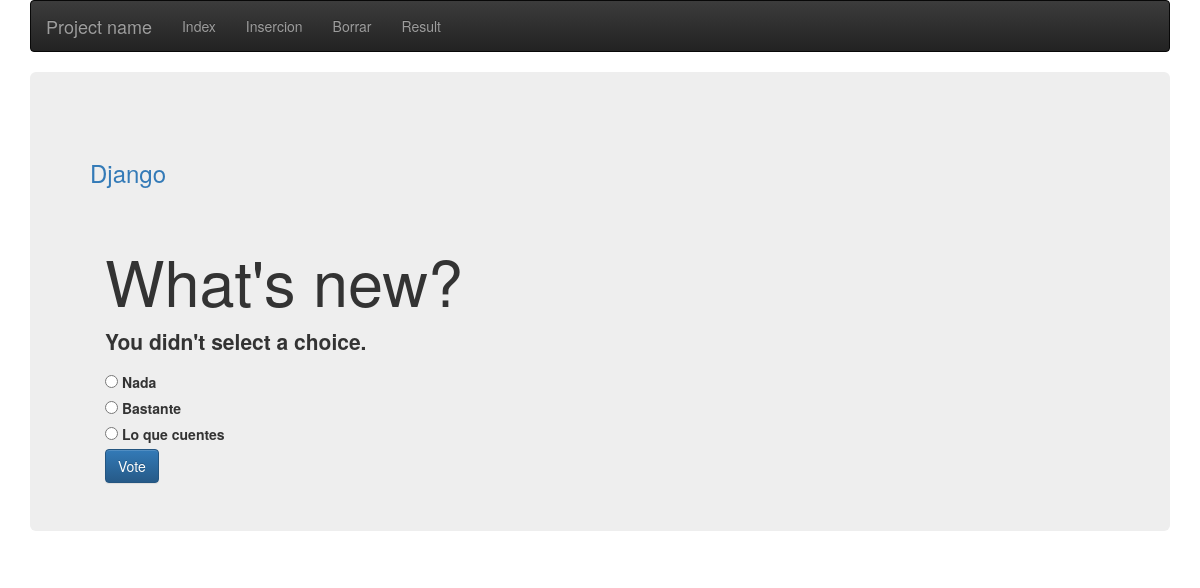
/polls/2/vote/, run on the app's committed database.
### polls/models.py (models this page shows, shortened)
class Question(models.Model):
    question_text = models.CharField(max_length=200)
    pub_date = models.DateTimeField('date published')
    def was_published_recently(self):
        now = timezone.now()
        return now - datetime.timedelta(days=1) <= self.pub_date <= now
    was_published_recently.admin_order_field = 'pub_date'
    was_published_recently.boolean = True
    was_published_recently.short_description = 'Published recently?'

class Choice(models.Model):
    question = models.ForeignKey(Question, on_delete=models.CASCADE)
    choice_text = models.CharField(max_length=200)
    votes = models.IntegerField(default=0)

### polls/views.py (the view)
# urls.py: url(r'^(?P<question_id>[0-9]+)/vote/$', views.vote, name='vote'),
def vote(request, question_id):
    question = get_object_or_404(Question, pk=question_id)
    try:
        selected_choice = question.choice_set.get(pk=request.POST['choice'])
    except (KeyError, Choice.DoesNotExist):
        return render(request, 'polls/detail.html', {
            'question': question,
            'error_message': "You didn't select a choice.",
        })
    else:
        selected_choice.votes += 1
        selected_choice.save()
        return HttpResponseRedirect(reverse('polls:results', args=(question.id,)))

### polls/templates/polls/detail.html (shortened to what this page needs)
{% extends 'admin/base.html' %}
{% block content %}
	<h1>{{ question.question_text }}</h1>
	{% if error_message %}<p><strong>{{ error_message }}</strong></p>{% endif %}
	<form action="{% url 'polls:vote' question.id %}" method="post">
		{% for choice in question.choice_set.all %}
		    <input type="radio" name="choice" id="choice{{ forloop.counter }}" value="{{ choice.id }}" />
		    <label for="choice{{ forloop.counter }}">{{ choice.choice_text }}</label><br />
		{% endfor %}
		<button type="submit" class="btn btn-primary">Vote</button>
	</form>
{% endblock content %}

### data on the page
Question: question_text "What's new?"
Choice: choice_text "Nada"
Choice: choice_text "Bastante"
Choice: choice_text "Lo que cuentes"

### other printed values
{{ error_message }} "You didn't select a choice."
